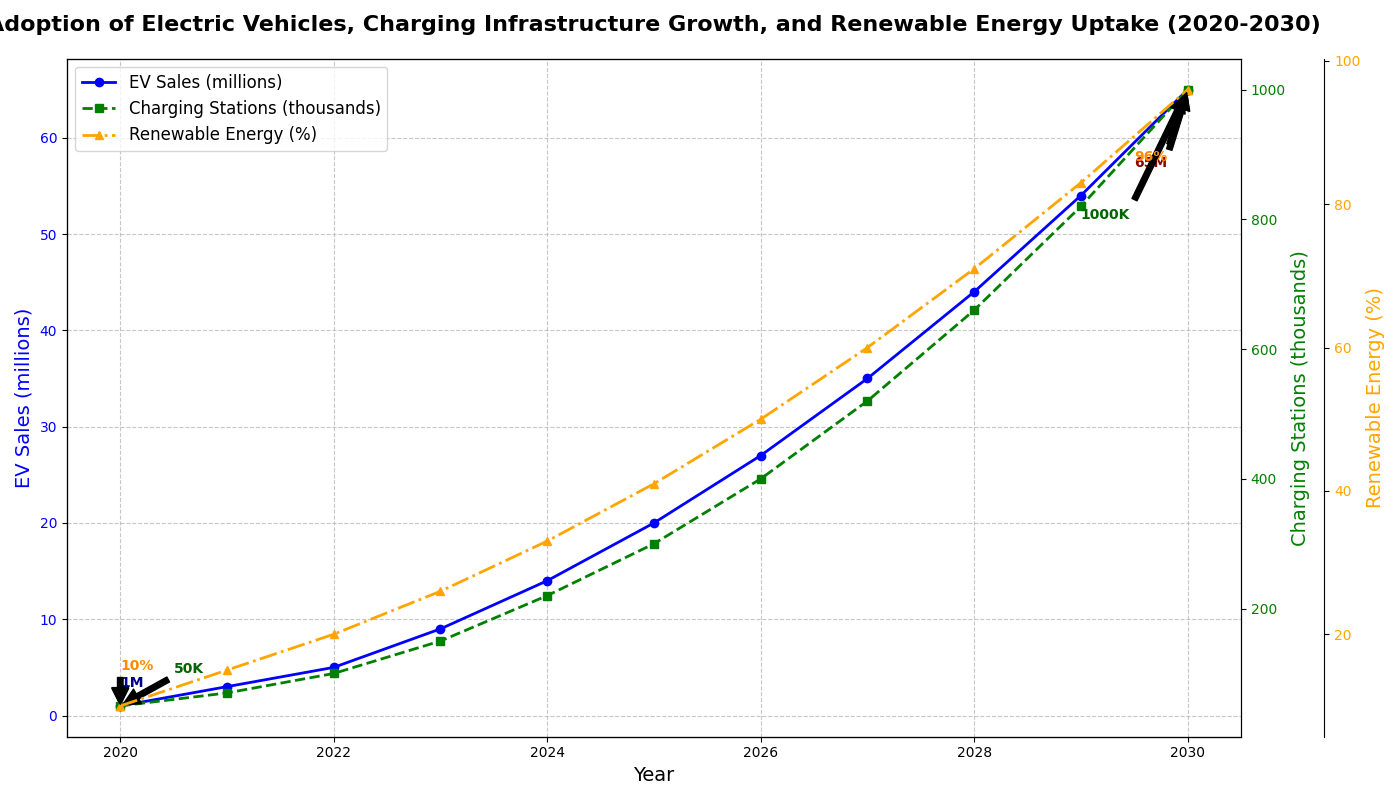

The script that drew this image:
import matplotlib.pyplot as plt
import numpy as np

# Define time periods (years)
years = np.arange(2020, 2031)

# Artificial data
ev_sales = [1, 3, 5, 9, 14, 20, 27, 35, 44, 54, 65] # in millions
charging_stations = [50, 70, 100, 150, 220, 300, 400, 520, 660, 820, 1000] # in thousands

# New data: uptake of renewable energy (percentage)
renewable_growth = [10, 15, 20, 26, 33, 41, 50, 60, 71, 83, 96] # percentage %

# Create the figure and axis
fig, ax1 = plt.subplots(figsize=(14, 8))

# Plot EV sales data
ax1.plot(years, ev_sales, color='blue', marker='o', linewidth=2, label='EV Sales (millions)')
ax1.set_title("Adoption of Electric Vehicles, Charging Infrastructure Growth, and Renewable Energy Uptake (2020-2030)", fontsize=16, fontweight='bold', pad=20)
ax1.set_xlabel("Year", fontsize=14)
ax1.set_ylabel("EV Sales (millions)", fontsize=14, color='blue')
ax1.tick_params(axis='y', labelcolor='blue')

# Add secondary y-axis for charging station count data
ax2 = ax1.twinx()
ax2.plot(years, charging_stations, color='green', marker='s', linestyle='--', linewidth=2, label='Charging Stations (thousands)')
ax2.set_ylabel("Charging Stations (thousands)", fontsize=14, color='green')
ax2.tick_params(axis='y', labelcolor='green')

# Plot renewable energy uptake data
ax3 = ax1.twinx()
ax3.spines['right'].set_position(('outward', 60))  # Offset the third y-axis
ax3.plot(years, renewable_growth, color='orange', marker='^', linestyle='-.', linewidth=2, label='Renewable Energy (%)')
ax3.set_ylabel("Renewable Energy (%)", fontsize=14, color='orange')
ax3.tick_params(axis='y', labelcolor='orange')

# Add grids and legends
ax1.grid(True, linestyle='--', alpha=0.7)
lines_1, labels_1 = ax1.get_legend_handles_labels()
lines_2, labels_2 = ax2.get_legend_handles_labels()
lines_3, labels_3 = ax3.get_legend_handles_labels()
ax1.legend(lines_1 + lines_2 + lines_3, labels_1 + labels_2 + labels_3, loc='upper left', fontsize=12)

# Annotate significant data points
ax1.annotate(f'{ev_sales[0]}M', xy=(2020, ev_sales[0]), xytext=(2020, ev_sales[0] + 2),
             arrowprops=dict(facecolor='black', shrink=0.05),
             fontsize=10, fontweight='bold', color='darkblue')

ax1.annotate(f'{ev_sales[-1]}M', xy=(2030, ev_sales[-1]), xytext=(2029.5, ev_sales[-1] - 8),
             arrowprops=dict(facecolor='black', shrink=0.05),
             fontsize=10, fontweight='bold', color='darkred')

ax2.annotate(f'{charging_stations[0]}K', xy=(2020, charging_stations[0]), xytext=(2020.5, charging_stations[0] + 50),
             arrowprops=dict(facecolor='black', shrink=0.05),
             fontsize=10, fontweight='bold', color='darkgreen')
             
ax2.annotate(f'{charging_stations[-1]}K', xy=(2030, charging_stations[-1]), xytext=(2029, charging_stations[-1] - 200),
             arrowprops=dict(facecolor='black', shrink=0.05),
             fontsize=10, fontweight='bold', color='darkgreen')

ax3.annotate(f'{renewable_growth[0]}%', xy=(2020, renewable_growth[0]), xytext=(2020, renewable_growth[0] + 5),
             arrowprops=dict(facecolor='black', shrink=0.05),
             fontsize=10, fontweight='bold', color='darkorange')
             
ax3.annotate(f'{renewable_growth[-1]}%', xy=(2030, renewable_growth[-1]), xytext=(2029.5, renewable_growth[-1] - 10),
             arrowprops=dict(facecolor='black', shrink=0.05),
             fontsize=10, fontweight='bold', color='darkorange')

# Automatically adjust layout to prevent overlap
plt.tight_layout()

# Display the plot
plt.show()
